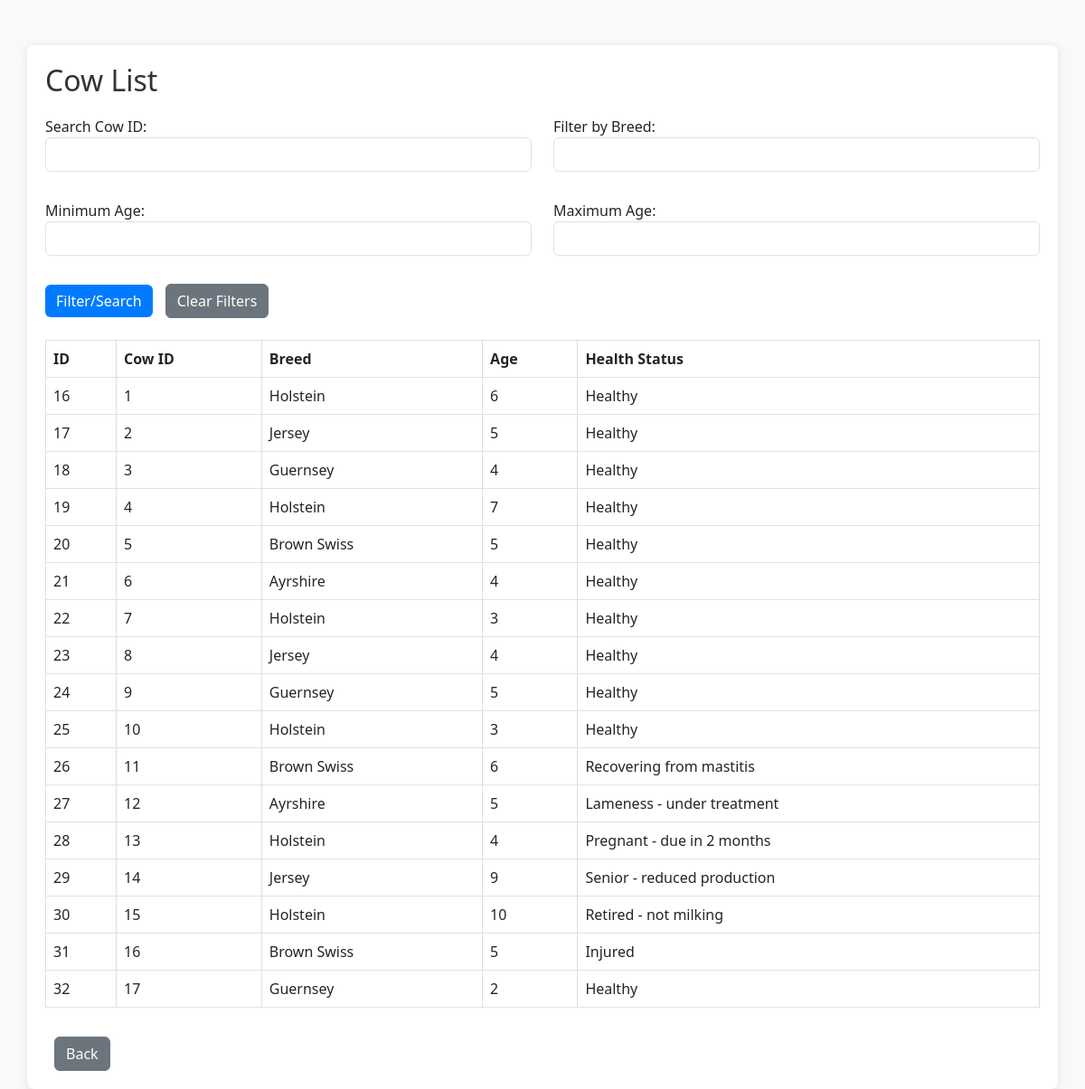
/Farm/views/cows/list.php (signed in), run on the app's committed database.
### tables this page shows
CREATE TABLE `cows` (
  `id` int(11) NOT NULL,
  `cow_id` varchar(50) NOT NULL,
  `name` varchar(255) NOT NULL,
  `tag_number` varchar(50) DEFAULT NULL,
  `breed` varchar(255) DEFAULT NULL,
  `date_of_birth` date DEFAULT NULL,
  `age` int(11) DEFAULT NULL,
  `health_status` varchar(100) DEFAULT NULL
);

### Farm/models/cow.php (called while the page is built, shortened)
<?php
class Cow {
    private $pdo;
    public function __construct($pdo) {
        $this->pdo = $pdo;
    }
    public function getCowsFiltered(string $search = null, string $breed = null, int $ageMin = null, int $ageMax = null): array {
        $sql = "SELECT * FROM cows WHERE 1";
        $params = [];
        try {
            $stmt = $this->pdo->prepare($sql);
            $stmt->execute($params);
            return $stmt->fetchAll(PDO::FETCH_ASSOC);
        } catch (PDOException $e) {
            error_log("Database error (getCowsFiltered): " . $e->getMessage());
            return [];
        }
    }
}
?>

### Farm/Views/cows/list.php (the view, shortened to what this page needs)
<?php
require_once '../../config/database.php';
require_once '../../models/Cow.php';
$cow = new Cow($pdo);
$search = $_GET['search'] ?? null;
$breed = $_GET['breed'] ?? null;
$ageMin = $_GET['age_min'] ?? null;
$ageMax = $_GET['age_max'] ?? null;
$cows = $cow->getCowsFiltered($search, $breed, $ageMin, $ageMax);
?>
<!DOCTYPE html>
<html lang="en">
<head>
    <link href="https://cdn.jsdelivr.net/npm/bootstrap@5.3.0/dist/css/bootstrap.min.css" rel="stylesheet">
</head>
<body>
    <div class="container">
        <h2>Cow List</h2>
        <form method="get" action="">
            <div class="row mb-3">
                <div class="col">
                    <label for="search">Search Cow ID:</label>
                    <input type="text" name="search" id="search" class="form-control" value="<?php echo htmlspecialchars($search ?? ''); ?>">
                </div>
                <div class="col">
                    <label for="breed">Filter by Breed:</label>
                    <input type="text" name="breed" id="breed" class="form-control" value="<?php echo htmlspecialchars($breed ?? ''); ?>">
                </div>
            </div>
            <div class="row mb-3">
                <div class="col">
                    <label for="age_min">Minimum Age:</label>
                    <input type="number" name="age_min" id="age_min" class="form-control" value="<?php echo htmlspecialchars($ageMin ?? ''); ?>">
                </div>
                <div class="col">
                    <label for="age_max">Maximum Age:</label>
                    <input type="number" name="age_max" id="age_max" class="form-control" value="<?php echo htmlspecialchars($ageMax ?? ''); ?>">
                </div>
            </div>
            <button type="submit" class="btn btn-primary">Filter/Search</button>
            <a href="list.php" class="btn btn-secondary">Clear Filters</a>
        </form>
        <table class="table table-bordered table-responsive mt-4">
            <thead>
                <tr>
                    <th>ID</th>
                    <th>Cow ID</th>
                    <th>Breed</th>
                    <th>Age</th>
                    <th>Health Status</th>
                </tr>
            </thead>
            <tbody>
                <?php foreach ($cows as $aCow): ?>
                    <tr>
                        <td><?php echo htmlspecialchars($aCow['id']); ?></td>
                        <td><?php echo htmlspecialchars($aCow['cow_id']); ?></td>
                        <td><?php echo htmlspecialchars($aCow['breed']); ?></td>
                        <td><?php echo htmlspecialchars($aCow['age']); ?></td>
                        <td><?php echo htmlspecialchars($aCow['health_status']); ?></td>
                    </tr>
                <?php endforeach; ?>
            </tbody>
        </table>
        <a href="javascript:history.back()" class="btn btn-secondary mt-3">Back</a>
    </div>
</body>
</html>

### Farm/Views/cows/list.php (style rules this page uses)
body { background-color: #f8f9fa; }
.container { background-color: white; border-radius: 8px; box-shadow: 0 2px 10px rgba(0, 0, 0, 0.1); padding: 20px; margin-top: 50px; }
h2 { color: #333; margin-bottom: 20px; }
table { width: 100%; border-collapse: collapse; margin-top: 20px; }
th, td { border: 1px solid #ddd; padding: 8px; text-align: left; }
th { background-color: #f2f2f2; }
.form-control { margin-bottom: 15px; }
.btn-primary { background-color: #007bff; border: none; }
.btn-secondary { margin-left: 10px; }

### data on the page
cows: id "16", cow "1", breed "Holstein", age "6", health_status "Healthy"
cows: id "17", cow "2", breed "Jersey", age "5", health_status "Healthy"
cows: id "18", cow "3", breed "Guernsey", age "4", health_status "Healthy"
cows: id "19", cow "4", breed "Holstein", age "7", health_status "Healthy"
cows: id "20", cow "5", breed "Brown Swiss", age "5", health_status "Healthy"
cows: id "21", cow "6", breed "Ayrshire", age "4", health_status "Healthy"
cows: id "22", cow "7", breed "Holstein", age "3", health_status "Healthy"
cows: id "23", cow "8", breed "Jersey", age "4", health_status "Healthy"
cows: id "24", cow "9", breed "Guernsey", age "5", health_status "Healthy"
cows: id "25", cow "10", breed "Holstein", age "3", health_status "Healthy"
cows: id "26", cow "11", breed "Brown Swiss", age "6", health_status "Recovering from mastitis"
cows: id "27", cow "12", breed "Ayrshire", age "5", health_status "Lameness - under treatment"
cows: id "28", cow "13", breed "Holstein", age "4", health_status "Pregnant - due in 2 months"
cows: id "29", cow "14", breed "Jersey", age "9", health_status "Senior - reduced production"
cows: id "30", cow "15", breed "Holstein", age "10", health_status "Retired - not milking"
cows: id "31", cow "16", breed "Brown Swiss", age "5", health_status "Injured"
cows: id "32", cow "17", breed "Guernsey", age "2", health_status "Healthy"
